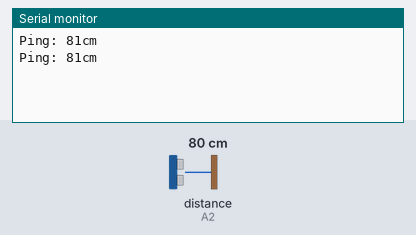
Bench run of a sketch on a simulated Arduino Uno, built with avr-gcc and run on an emulated ATmega328P. On the bench: the last lines printed to the serial monitor. Inputs (shaded band) come from the test bench; at power-on: distance to the obstacle (sensor on A2) 80 cm. The echo pulse lasts 58.3 µs per cm.

Above: at 2.8 s.
2.9 s: distance to the obstacle (sensor on A2) set to 2 cm
At 3.6 s:
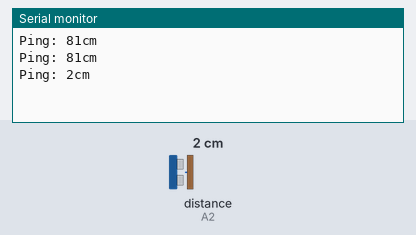
4.4 s: distance to the obstacle (sensor on A2) set to 4 cm
At 5.8 s:
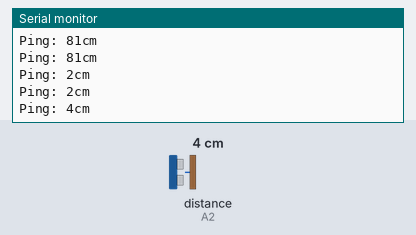
Timing chart, 0 to 7.4 s (numbered marks = the images above; inputs shaded):
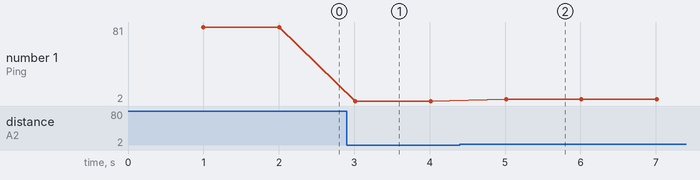

Measured:
- after the input at 2.9 s, the serial monitor: prints a new line after 0.11 s (image 1)
- after the input at 4.4 s, the serial monitor: prints a new line after 0.61 s (image 2)
- plotted number 1: 81 → 2 after the input at 2.9 s, 2 → 4 after the input at 4.4 s

The sketch:

ultrasonic.ino
```cpp
#include <NewPing.h>

#define TRIGGER_PIN  A3
#define ECHO_PIN     A2
#define MAX_DISTANCE 200

NewPing sonar(TRIGGER_PIN, ECHO_PIN, MAX_DISTANCE);

void setup() {
  Serial.begin(9600);
}

void loop() {
  delay(1000);
  Serial.print("Ping: ");
  Serial.print(sonar.ping_cm());
  Serial.println("cm");
}
```
